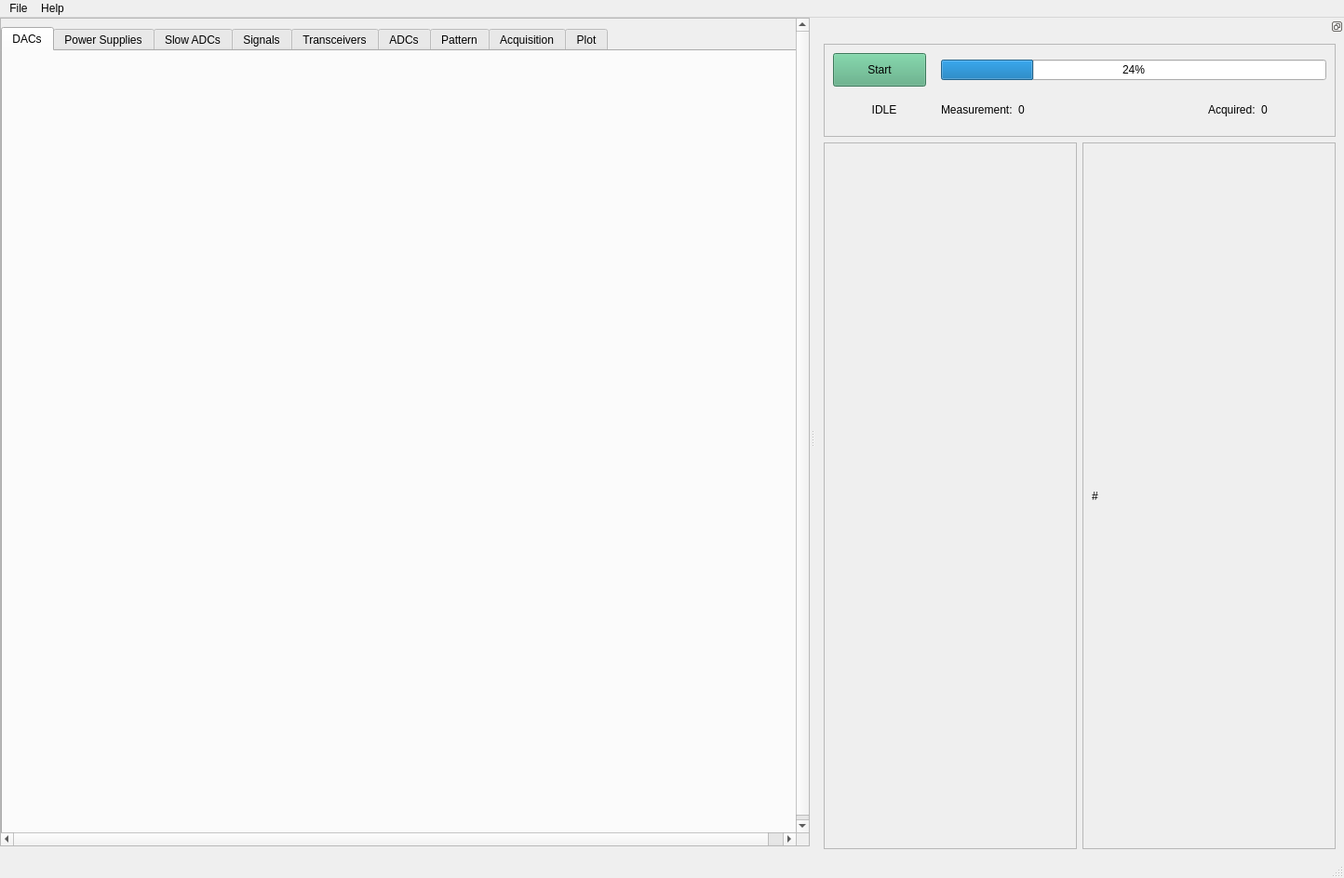
<?xml version="1.0" encoding="UTF-8"?>
<ui version="4.0">
 <class>MainWindow</class>
 <widget class="QMainWindow" name="MainWindow">
  <property name="geometry">
   <rect>
    <x>0</x>
    <y>0</y>
    <width>1444</width>
    <height>943</height>
   </rect>
  </property>
  <property name="windowTitle">
   <string>Chip Test Board</string>
  </property>
  <property name="dockNestingEnabled">
   <bool>false</bool>
  </property>
  <widget class="QWidget" name="centralwidget">
   <property name="minimumSize">
    <size>
     <width>870</width>
     <height>890</height>
    </size>
   </property>
   <property name="maximumSize">
    <size>
     <width>870</width>
     <height>890</height>
    </size>
   </property>
   <layout class="QVBoxLayout" name="verticalLayout">
    <property name="spacing">
     <number>9</number>
    </property>
    <property name="leftMargin">
     <number>0</number>
    </property>
    <property name="topMargin">
     <number>0</number>
    </property>
    <property name="rightMargin">
     <number>0</number>
    </property>
    <property name="bottomMargin">
     <number>0</number>
    </property>
    <item>
     <widget class="QScrollArea" name="scrollArea">
      <property name="minimumSize">
       <size>
        <width>50</width>
        <height>0</height>
       </size>
      </property>
      <property name="frameShadow">
       <enum>QFrame::Plain</enum>
      </property>
      <property name="widgetResizable">
       <bool>true</bool>
      </property>
      <widget class="QWidget" name="scrollAreaWidgetContents">
       <property name="geometry">
        <rect>
         <x>0</x>
         <y>0</y>
         <width>870</width>
         <height>879</height>
        </rect>
       </property>
       <property name="styleSheet">
        <string notr="true"/>
       </property>
       <layout class="QVBoxLayout" name="verticalLayout_2">
        <property name="leftMargin">
         <number>0</number>
        </property>
        <property name="topMargin">
         <number>0</number>
        </property>
        <property name="rightMargin">
         <number>0</number>
        </property>
        <property name="bottomMargin">
         <number>0</number>
        </property>
        <item>
         <widget class="QFrame" name="frameControl">
          <property name="minimumSize">
           <size>
            <width>0</width>
            <height>0</height>
           </size>
          </property>
          <property name="maximumSize">
           <size>
            <width>16777215</width>
            <height>16777215</height>
           </size>
          </property>
          <property name="frameShape">
           <enum>QFrame::NoFrame</enum>
          </property>
          <property name="frameShadow">
           <enum>QFrame::Plain</enum>
          </property>
          <property name="lineWidth">
           <number>0</number>
          </property>
          <layout class="QGridLayout" name="gridLayout_10">
           <property name="leftMargin">
            <number>0</number>
           </property>
           <property name="topMargin">
            <number>9</number>
           </property>
           <property name="rightMargin">
            <number>0</number>
           </property>
           <property name="bottomMargin">
            <number>0</number>
           </property>
           <item row="0" column="0">
            <widget class="QTabWidget" name="tabWidget">
             <property name="minimumSize">
              <size>
               <width>870</width>
               <height>870</height>
              </size>
             </property>
             <property name="maximumSize">
              <size>
               <width>870</width>
               <height>870</height>
              </size>
             </property>
             <property name="currentIndex">
              <number>0</number>
             </property>
             <widget class="QWidget" name="tabDac">
              <attribute name="title">
               <string>DACs</string>
              </attribute>
              <widget class="DacTab" name="widgetDacs" native="true">
               <property name="geometry">
                <rect>
                 <x>0</x>
                 <y>0</y>
                 <width>851</width>
                 <height>841</height>
                </rect>
               </property>
               <property name="minimumSize">
                <size>
                 <width>711</width>
                 <height>791</height>
                </size>
               </property>
              </widget>
             </widget>
             <widget class="QWidget" name="tabPower">
              <attribute name="title">
               <string>Power Supplies</string>
              </attribute>
              <widget class="PowerSuppliesTab" name="widgetPowerSupplies" native="true">
               <property name="geometry">
                <rect>
                 <x>-1</x>
                 <y>-1</y>
                 <width>841</width>
                 <height>821</height>
                </rect>
               </property>
              </widget>
             </widget>
             <widget class="QWidget" name="tabSlowAdc">
              <attribute name="title">
               <string>Slow ADCs</string>
              </attribute>
              <widget class="SlowAdcTab" name="widgetSlowAdcs" native="true">
               <property name="geometry">
                <rect>
                 <x>0</x>
                 <y>0</y>
                 <width>871</width>
                 <height>821</height>
                </rect>
               </property>
               <property name="minimumSize">
                <size>
                 <width>871</width>
                 <height>571</height>
                </size>
               </property>
              </widget>
             </widget>
             <widget class="QWidget" name="tabSignal">
              <attribute name="title">
               <string>Signals</string>
              </attribute>
              <widget class="SignalsTab" name="widgetSignals" native="true">
               <property name="geometry">
                <rect>
                 <x>0</x>
                 <y>0</y>
                 <width>831</width>
                 <height>821</height>
                </rect>
               </property>
               <property name="minimumSize">
                <size>
                 <width>831</width>
                 <height>821</height>
                </size>
               </property>
              </widget>
             </widget>
             <widget class="QWidget" name="tabTransceivers">
              <attribute name="title">
               <string>Transceivers</string>
              </attribute>
              <widget class="TransceiverTab" name="widgetTransceiver" native="true">
               <property name="geometry">
                <rect>
                 <x>9</x>
                 <y>19</y>
                 <width>841</width>
                 <height>341</height>
                </rect>
               </property>
               <property name="minimumSize">
                <size>
                 <width>841</width>
                 <height>181</height>
                </size>
               </property>
              </widget>
             </widget>
             <widget class="QWidget" name="tabAdc">
              <attribute name="title">
               <string>ADCs</string>
              </attribute>
              <widget class="AdcTab" name="widgetAdc" native="true">
               <property name="geometry">
                <rect>
                 <x>-1</x>
                 <y>-1</y>
                 <width>841</width>
                 <height>821</height>
                </rect>
               </property>
              </widget>
             </widget>
             <widget class="QWidget" name="tabPattern">
              <attribute name="title">
               <string>Pattern</string>
              </attribute>
              <widget class="PatternTab" name="widgetPattern" native="true">
               <property name="geometry">
                <rect>
                 <x>0</x>
                 <y>0</y>
                 <width>851</width>
                 <height>831</height>
                </rect>
               </property>
              </widget>
             </widget>
             <widget class="QWidget" name="tabAcquisition">
              <attribute name="title">
               <string>Acquisition</string>
              </attribute>
              <widget class="AcquisitionTab" name="widgetAcquisition" native="true">
               <property name="geometry">
                <rect>
                 <x>-10</x>
                 <y>0</y>
                 <width>860</width>
                 <height>800</height>
                </rect>
               </property>
               <property name="minimumSize">
                <size>
                 <width>860</width>
                 <height>800</height>
                </size>
               </property>
              </widget>
             </widget>
             <widget class="QWidget" name="tabPlot">
              <attribute name="title">
               <string>Plot</string>
              </attribute>
              <widget class="PlotTab" name="widgetPlot" native="true">
               <property name="geometry">
                <rect>
                 <x>0</x>
                 <y>0</y>
                 <width>860</width>
                 <height>800</height>
                </rect>
               </property>
               <property name="minimumSize">
                <size>
                 <width>860</width>
                 <height>800</height>
                </size>
               </property>
              </widget>
             </widget>
            </widget>
           </item>
          </layout>
         </widget>
        </item>
       </layout>
      </widget>
     </widget>
    </item>
   </layout>
  </widget>
  <widget class="QMenuBar" name="menubar">
   <property name="geometry">
    <rect>
     <x>0</x>
     <y>0</y>
     <width>1444</width>
     <height>25</height>
    </rect>
   </property>
   <widget class="QMenu" name="menuFile">
    <property name="title">
     <string>File</string>
    </property>
    <addaction name="actionLoadParameters"/>
    <addaction name="actionSaveParameters"/>
    <addaction name="actionExit"/>
   </widget>
   <widget class="QMenu" name="menuHelp">
    <property name="title">
     <string>Help</string>
    </property>
    <addaction name="actionInfo"/>
    <addaction name="actionKeyboardShortcuts"/>
   </widget>
   <addaction name="menuFile"/>
   <addaction name="menuHelp"/>
  </widget>
  <widget class="QStatusBar" name="statusbar"/>
  <widget class="QDockWidget" name="dockWidget">
   <property name="sizePolicy">
    <sizepolicy hsizetype="Minimum" vsizetype="Minimum">
     <horstretch>0</horstretch>
     <verstretch>0</verstretch>
    </sizepolicy>
   </property>
   <property name="minimumSize">
    <size>
     <width>568</width>
     <height>214</height>
    </size>
   </property>
   <property name="maximumSize">
    <size>
     <width>524287</width>
     <height>524287</height>
    </size>
   </property>
   <property name="features">
    <set>QDockWidget::DockWidgetFloatable|QDockWidget::DockWidgetMovable</set>
   </property>
   <property name="allowedAreas">
    <set>Qt::RightDockWidgetArea</set>
   </property>
   <attribute name="dockWidgetArea">
    <number>2</number>
   </attribute>
   <widget class="QWidget" name="dockWidgetContent">
    <layout class="QGridLayout" name="gridLayout_7">
     <item row="0" column="0" colspan="2">
      <widget class="QFrame" name="frameAcquisition">
       <property name="maximumSize">
        <size>
         <width>16777215</width>
         <height>100</height>
        </size>
       </property>
       <property name="frameShape">
        <enum>QFrame::StyledPanel</enum>
       </property>
       <property name="frameShadow">
        <enum>QFrame::Raised</enum>
       </property>
       <layout class="QGridLayout" name="gridLayout_25">
        <item row="1" column="2">
         <widget class="QLabel" name="labelCurrentMeasurement">
          <property name="minimumSize">
           <size>
            <width>70</width>
            <height>0</height>
           </size>
          </property>
          <property name="maximumSize">
           <size>
            <width>70</width>
            <height>16777215</height>
           </size>
          </property>
          <property name="text">
           <string>0</string>
          </property>
         </widget>
        </item>
        <item row="0" column="1" colspan="5">
         <widget class="QProgressBar" name="progressBar">
          <property name="minimumSize">
           <size>
            <width>100</width>
            <height>0</height>
           </size>
          </property>
          <property name="value">
           <number>24</number>
          </property>
         </widget>
        </item>
        <item row="0" column="0">
         <widget class="QPushButton" name="pushButtonStart">
          <property name="minimumSize">
           <size>
            <width>0</width>
            <height>36</height>
           </size>
          </property>
          <property name="maximumSize">
           <size>
            <width>100</width>
            <height>16777215</height>
           </size>
          </property>
          <property name="palette">
           <palette>
            <active>
             <colorrole role="Button">
              <brush brushstyle="SolidPattern">
               <color alpha="255">
                <red>85</red>
                <green>170</green>
                <blue>127</blue>
               </color>
              </brush>
             </colorrole>
             <colorrole role="Base">
              <brush brushstyle="SolidPattern">
               <color alpha="255">
                <red>85</red>
                <green>170</green>
                <blue>127</blue>
               </color>
              </brush>
             </colorrole>
             <colorrole role="Window">
              <brush brushstyle="SolidPattern">
               <color alpha="255">
                <red>85</red>
                <green>170</green>
                <blue>127</blue>
               </color>
              </brush>
             </colorrole>
            </active>
            <inactive>
             <colorrole role="Button">
              <brush brushstyle="SolidPattern">
               <color alpha="255">
                <red>85</red>
                <green>170</green>
                <blue>127</blue>
               </color>
              </brush>
             </colorrole>
             <colorrole role="Base">
              <brush brushstyle="SolidPattern">
               <color alpha="255">
                <red>85</red>
                <green>170</green>
                <blue>127</blue>
               </color>
              </brush>
             </colorrole>
             <colorrole role="Window">
              <brush brushstyle="SolidPattern">
               <color alpha="255">
                <red>85</red>
                <green>170</green>
                <blue>127</blue>
               </color>
              </brush>
             </colorrole>
            </inactive>
            <disabled>
             <colorrole role="Button">
              <brush brushstyle="SolidPattern">
               <color alpha="255">
                <red>85</red>
                <green>170</green>
                <blue>127</blue>
               </color>
              </brush>
             </colorrole>
             <colorrole role="Base">
              <brush brushstyle="SolidPattern">
               <color alpha="255">
                <red>85</red>
                <green>170</green>
                <blue>127</blue>
               </color>
              </brush>
             </colorrole>
             <colorrole role="Window">
              <brush brushstyle="SolidPattern">
               <color alpha="255">
                <red>85</red>
                <green>170</green>
                <blue>127</blue>
               </color>
              </brush>
             </colorrole>
            </disabled>
           </palette>
          </property>
          <property name="toolTip">
           <string>Shift + Enter is the keyboard shortcut to start/stop acquisition from any tab</string>
          </property>
          <property name="styleSheet">
           <string notr="true">QPushButton {background-color: rgb(85, 170, 127);} 
QPushButton:checked{background-color: red;}</string>
          </property>
          <property name="text">
           <string>Start</string>
          </property>
          <property name="checkable">
           <bool>true</bool>
          </property>
         </widget>
        </item>
        <item row="1" column="0">
         <widget class="QLabel" name="labelDetectorStatus">
          <property name="minimumSize">
           <size>
            <width>110</width>
            <height>0</height>
           </size>
          </property>
          <property name="text">
           <string>IDLE</string>
          </property>
          <property name="alignment">
           <set>Qt::AlignCenter</set>
          </property>
         </widget>
        </item>
        <item row="1" column="4">
         <widget class="QLabel" name="label_137">
          <property name="minimumSize">
           <size>
            <width>0</width>
            <height>0</height>
           </size>
          </property>
          <property name="maximumSize">
           <size>
            <width>70</width>
            <height>16777215</height>
           </size>
          </property>
          <property name="text">
           <string>Acquired:</string>
          </property>
         </widget>
        </item>
        <item row="1" column="5">
         <widget class="QLabel" name="labelAcquiredFrames">
          <property name="minimumSize">
           <size>
            <width>70</width>
            <height>0</height>
           </size>
          </property>
          <property name="maximumSize">
           <size>
            <width>70</width>
            <height>16777215</height>
           </size>
          </property>
          <property name="text">
           <string>0</string>
          </property>
         </widget>
        </item>
        <item row="1" column="1">
         <widget class="QLabel" name="label_134">
          <property name="minimumSize">
           <size>
            <width>0</width>
            <height>0</height>
           </size>
          </property>
          <property name="maximumSize">
           <size>
            <width>100</width>
            <height>16777215</height>
           </size>
          </property>
          <property name="text">
           <string>Measurement:</string>
          </property>
         </widget>
        </item>
        <item row="1" column="3">
         <spacer name="horizontalSpacer_24">
          <property name="orientation">
           <enum>Qt::Horizontal</enum>
          </property>
          <property name="sizeHint" stdset="0">
           <size>
            <width>40</width>
            <height>20</height>
           </size>
          </property>
         </spacer>
        </item>
       </layout>
      </widget>
     </item>
     <item row="1" column="0" colspan="2">
      <layout class="QHBoxLayout" name="horizontalLayout">
       <item>
        <widget class="QFrame" name="framePatternViewer">
         <property name="frameShape">
          <enum>QFrame::StyledPanel</enum>
         </property>
         <property name="frameShadow">
          <enum>QFrame::Raised</enum>
         </property>
         <layout class="QGridLayout" name="gridLayoutPatternViewer"/>
        </widget>
       </item>
       <item>
        <widget class="QFrame" name="framePlot">
         <property name="frameShape">
          <enum>QFrame::StyledPanel</enum>
         </property>
         <property name="frameShadow">
          <enum>QFrame::Raised</enum>
         </property>
         <layout class="QVBoxLayout" name="verticalLayoutPlot">
          <item>
           <widget class="QLabel" name="labelFrameNumber">
            <property name="text">
             <string>#</string>
            </property>
           </widget>
          </item>
         </layout>
        </widget>
       </item>
      </layout>
     </item>
    </layout>
   </widget>
  </widget>
  <action name="actionLoadParameters">
   <property name="text">
    <string>Load Parameters</string>
   </property>
  </action>
  <action name="actionSave">
   <property name="text">
    <string>Save</string>
   </property>
  </action>
  <action name="actionExit">
   <property name="text">
    <string>Exit</string>
   </property>
  </action>
  <action name="actionInfo">
   <property name="text">
    <string>Info</string>
   </property>
  </action>
  <action name="actionKeyboardShortcuts">
   <property name="text">
    <string>Keyboard Shortcuts</string>
   </property>
  </action>
  <action name="actionSaveParameters">
   <property name="text">
    <string>Save Parameters</string>
   </property>
  </action>
 </widget>
 <customwidgets>
  <customwidget>
   <class>PowerSuppliesTab</class>
   <extends>QWidget</extends>
   <header>pyctbgui.services.PowerSupplies</header>
   <container>1</container>
  </customwidget>
  <customwidget>
   <class>DacTab</class>
   <extends>QWidget</extends>
   <header>pyctbgui.services.DACs</header>
   <container>1</container>
  </customwidget>
  <customwidget>
   <class>SlowAdcTab</class>
   <extends>QWidget</extends>
   <header>pyctbgui.services.SlowADCs</header>
   <container>1</container>
  </customwidget>
  <customwidget>
   <class>SignalsTab</class>
   <extends>QWidget</extends>
   <header>pyctbgui.services.Signals</header>
   <container>1</container>
  </customwidget>
  <customwidget>
   <class>TransceiverTab</class>
   <extends>QWidget</extends>
   <header>pyctbgui.services.Transceiver</header>
   <container>1</container>
  </customwidget>
  <customwidget>
   <class>AdcTab</class>
   <extends>QWidget</extends>
   <header>pyctbgui.services.ADC</header>
   <container>1</container>
  </customwidget>
  <customwidget>
   <class>PatternTab</class>
   <extends>QWidget</extends>
   <header>pyctbgui.services.Pattern</header>
   <container>1</container>
  </customwidget>
  <customwidget>
   <class>AcquisitionTab</class>
   <extends>QWidget</extends>
   <header>pyctbgui.services.Acquisition</header>
   <container>1</container>
  </customwidget>
  <customwidget>
   <class>PlotTab</class>
   <extends>QWidget</extends>
   <header>pyctbgui.services.Plot</header>
   <container>1</container>
  </customwidget>
 </customwidgets>
 <resources/>
 <connections>
  <connection>
   <sender>actionExit</sender>
   <signal>triggered()</signal>
   <receiver>MainWindow</receiver>
   <slot>close()</slot>
   <hints>
    <hint type="sourcelabel">
     <x>-1</x>
     <y>-1</y>
    </hint>
    <hint type="destinationlabel">
     <x>753</x>
     <y>496</y>
    </hint>
   </hints>
  </connection>
 </connections>
</ui>
